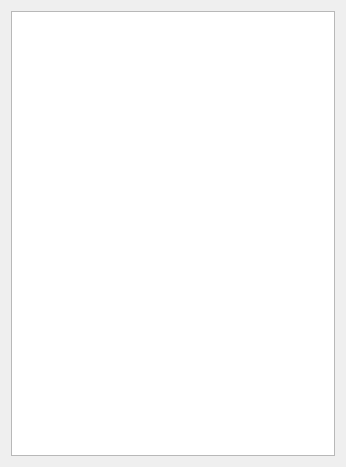
<?xml version="1.0" encoding="UTF-8"?>
<ui version="4.0">
 <class>MovetoCategory</class>
 <widget class="QDialog" name="MovetoCategory">
  <property name="geometry">
   <rect>
    <x>0</x>
    <y>0</y>
    <width>346</width>
    <height>467</height>
   </rect>
  </property>
  <property name="windowTitle">
   <string>Dialog</string>
  </property>
  <layout class="QVBoxLayout" name="verticalLayout">
   <item>
    <widget class="QListWidget" name="listWidget">
     <property name="font">
      <font>
       <pointsize>10</pointsize>
      </font>
     </property>
    </widget>
   </item>
  </layout>
 </widget>
 <resources/>
 <connections/>
</ui>
